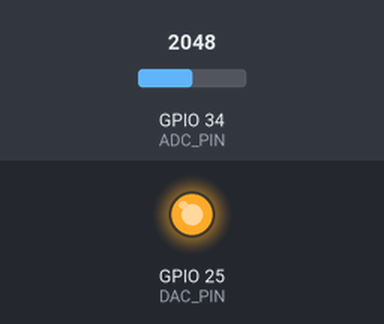
This sketch was run on a simulated ESP32. On the bench: output pins drawn as LEDs (lit = HIGH). Inputs (shaded band) come from the test bench; at power-on: GPIO 34 (ADC_PIN) = 2048 (analog values on the 0–4095 scale). What the sketch prints to the serial monitor is not drawn.

Above: at 0.1 s.
Timing chart, 0 to 1.6 s (numbered marks = the images above):
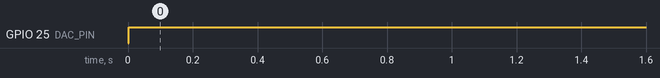

Measured:
- by itself, GPIO 25 (DAC_PIN): LOW → HIGH at 0.00 s

The sketch:

plsampler_const_rate.ino
```cpp
// This code is based on the previous code and the description from the user
// It uses the micros() function to read the input at a defined rate
// It assumes the input signal is between 1.1 KHz and 1.3 KHz
// It uses a software phase-locked loop (SPLL) to track a PSK modulated signal
// It uses a sampling array to store the input samples and determine the phase error
// It uses a second array to store the samples when the phase error variable is zero
// It prints the content of the second array in csv format to the serial port
// It clears the trigger and repeats the whole process
// It uses an ESP32 board with an ADC pin connected to the input signal
// It uses a DAC pin to output a square wave with the same frequency and phase as the input signal

#define ADC_PIN 34 // The pin to read the input signal
#define DAC_PIN 25 // The pin to output the square wave
#define SAMPLE_RATE 8000 // The sampling rate in Hz
#define SAMPLE_SIZE 32 // The size of the sampling array
#define NATURAL_FREQ 250 // The natural frequency of the SPLL in Hz
#define BUFFER_SIZE 64 // The size of the second array
#define SAMPLE_INTERVAL 125 // The interval between samples in microseconds

int a = 0; // The phase error variable
int b = 0; // The oscillator variable
int samples[SAMPLE_SIZE]; // The sampling array
int buffer[BUFFER_SIZE]; // The second array
int index = 0; // The index of the current sample
int buffer_index = 0; // The index of the current buffer element
bool triggered = false; // The flag to indicate the trigger condition
unsigned long last_sample_time = 0; // The time of the last sample

void setup() {
  // Set the ADC pin as input
  pinMode(ADC_PIN, INPUT);
  // Set the DAC pin as output
  pinMode(DAC_PIN, OUTPUT);
  // Set the ADC resolution to 8 bits
  analogReadResolution(8);
  // Set the DAC resolution to 8 bits
  analogWriteResolution(8);
  // Initialize the sampling array with zeros
  for (int i = 0; i < SAMPLE_SIZE; i++) {
    samples[i] = 0;
  }
  // Initialize the second array with zeros
  for (int i = 0; i < BUFFER_SIZE; i++) {
    buffer[i] = 0;
  }
  // Initialize the serial port with 9600 baud rate
  Serial.begin(9600);
}

void loop() {
  // Get the current time in microseconds
  unsigned long current_time = micros();
  // Check if the sample interval has elapsed
  if (current_time - last_sample_time >= SAMPLE_INTERVAL) {
    // Update the last sample time
    last_sample_time = current_time;
    // Read the input signal and store it in the sampling array
    samples[index] = analogRead(ADC_PIN);
    // Increment the index and wrap around if necessary
    index = (index + 1) % SAMPLE_SIZE;
    // Update the phase error variable by multiplying the input signal with the square wave
    a += ((b += 16 + a / 1024) & 256 ? 1 : -1) * samples[index] - a / 512;
    // Write the square wave to the DAC pin
    analogWrite(DAC_PIN, b);
    // Check if the phase error variable is zero and the trigger is not set
    if (a == 0 && !triggered) {
      // Set the trigger flag to true
      triggered = true;
      // Reset the buffer index to zero
      buffer_index = 0;
    }
    // Check if the trigger flag is true
    if (triggered) {
      // Store the input signal in the second array
      buffer[buffer_index] = samples[index];
      // Increment the buffer index and wrap around if necessary
      buffer_index = (buffer_index + 1) % BUFFER_SIZE;
      // Check if the buffer index is zero, meaning the second array is full
      if (buffer_index == 0) {
        // Print the content of the second array in csv format to the serial port
        for (int i = 0; i < BUFFER_SIZE; i++) {
          Serial.print(buffer[i]);
          // Add a comma after each element except the last one
          if (i < BUFFER_SIZE - 1) {
            Serial.print(",");
          }
        }
        // Add a newline after the csv line
        Serial.println();
        // Clear the trigger flag to false
        triggered = false;
      }
    }
  }
}
```
